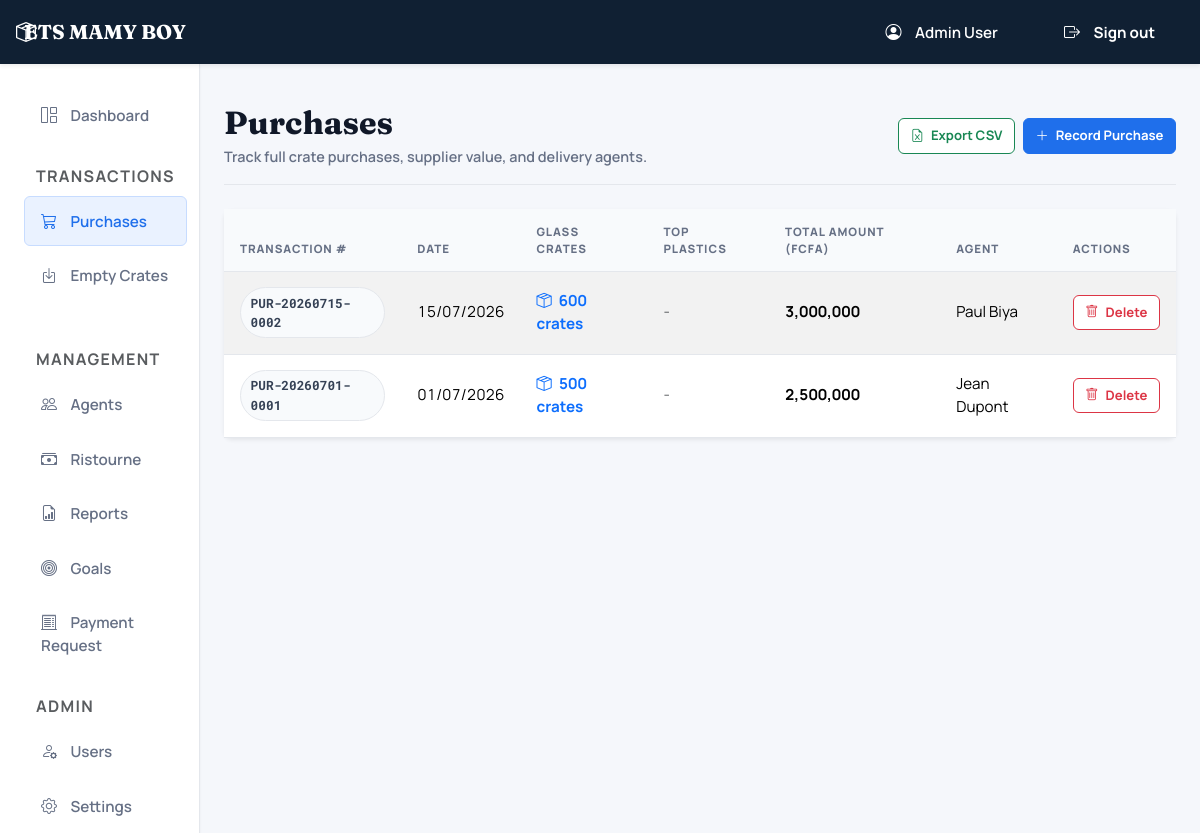
Screenshot of /purchases (signed in) with the database file from the repository.
### tables this page shows
CREATE TABLE `purchases` (
  `id` int NOT NULL AUTO_INCREMENT,
  `transaction_number` varchar(50) NOT NULL,
  `purchase_date` date NOT NULL,
  `crates` int NOT NULL,
  `top_units` int NOT NULL DEFAULT '0',
  `product_type` enum('STANDARD','TOP') NOT NULL DEFAULT 'STANDARD',
  `amount` decimal(15,2) NOT NULL,
  `agent_id` int NOT NULL,
  `receipt_number` varchar(100) DEFAULT NULL,
  `receipt_path` varchar(255) DEFAULT NULL,
  `ristourne_rate_id` int NOT NULL,
  `notes` text,
  `created_by` int NOT NULL,
  `created_at` timestamp NULL DEFAULT CURRENT_TIMESTAMP,
  `updated_at` timestamp NULL DEFAULT CURRENT_TIMESTAMP ON UPDATE CURRENT_TIMESTAMP,
  `is_reversed` tinyint(1) NOT NULL DEFAULT '0',
  PRIMARY KEY (`id`),
  UNIQUE KEY `transaction_number` (`transaction_number`),
  KEY `agent_id` (`agent_id`),
  KEY `ristourne_rate_id` (`ristourne_rate_id`),
  KEY `created_by` (`created_by`),
  CONSTRAINT `purchases_ibfk_1` FOREIGN KEY (`agent_id`) REFERENCES `agents` (`id`),
  CONSTRAINT `purchases_ibfk_2` FOREIGN KEY (`ristourne_rate_id`) REFERENCES `ristourne_rates` (`id`),
  CONSTRAINT `purchases_ibfk_3` FOREIGN KEY (`created_by`) REFERENCES `users` (`id`),
  CONSTRAINT `purchases_chk_2` CHECK ((`amount` >= 0)),
  CONSTRAINT `purchases_quantity_chk` CHECK (((`crates` > 0) or (`top_units` > 0)))
);

CREATE TABLE `agents` (
  `id` int NOT NULL AUTO_INCREMENT,
  `full_name` varchar(255) NOT NULL,
  `phone_number` varchar(50) DEFAULT NULL,
  `notes` text,
  `status` enum('ACTIVE','INACTIVE') NOT NULL DEFAULT 'ACTIVE',
  `created_at` timestamp NULL DEFAULT CURRENT_TIMESTAMP,
  `updated_at` timestamp NULL DEFAULT CURRENT_TIMESTAMP ON UPDATE CURRENT_TIMESTAMP,
  PRIMARY KEY (`id`)
);

### app/Controllers/PurchaseController.php (called while the page is built, shortened)
<?php
class PurchaseController {
    public function index() {
        $db = Purchase::getConnection();
        $stmt = $db->query("SELECT p.*, a.full_name as agent_name, u.name as user_name FROM purchases p JOIN agents a ON p.agent_id = a.id JOIN users u ON p.created_by = u.id ORDER BY p.purchase_date DESC, p.id DESC LIMIT 50");
        $purchases = $stmt->fetchAll();
        view('purchases.index', [
            'active_menu' => 'purchases',
            'title' => 'Purchases',
            'purchases' => $purchases
        ]);
    }
}

### views/purchases/index.php (the view, shortened to what this page needs)
<div class="page-header d-flex justify-content-between flex-wrap flex-md-nowrap align-items-center pt-3 pb-3 mb-4 border-bottom">
    <div>
        <h1 class="h2 fw-bold mb-1">Purchases</h1>
        <p class="page-kicker mb-0">Track full crate purchases, supplier value, and delivery agents.</p>
    </div>
    <div class="btn-toolbar mb-2 mb-md-0 gap-2">
        <a href="/purchases/export" class="btn btn-sm btn-outline-success">
            <i class="bi bi-file-earmark-excel"></i> Export CSV
        </a>
        <a href="/purchases/create" class="btn btn-sm btn-primary">
            <i class="bi bi-plus-lg"></i> Record Purchase
        </a>
    </div>
</div>
<div class="card border-0 shadow-sm">
    <div class="card-body p-0">
        <div class="table-responsive">
            <table class="table table-striped table-hover align-middle">
                <thead>
                    <tr>
                        <th>Transaction #</th>
                        <th>Date</th>
                        <th>Glass Crates</th>
                        <th>TOP Plastics</th>
                        <th>Total Amount (FCFA)</th>
                        <th>Agent</th>
                        <th>Actions</th>
                    </tr>
                </thead>
                <tbody>
                    <?php if (empty($purchases)): ?>
                        <tr><td colspan="7" class="text-center py-5 text-muted">No purchases recorded yet.</td></tr>
                    <?php else: ?>
                        <?php foreach ($purchases as $purchase): ?>
                            <?php
                                $glass = (int)($purchase['crates'] ?? 0);
                                $top   = (int)($purchase['top_units'] ?? 0);
                            ?>
                            <tr>
                                <td><span class="transaction-badge"><?= htmlspecialchars($purchase['transaction_number']) ?></span></td>
                                <td><?= date('d/m/Y', strtotime($purchase['purchase_date'])) ?></td>
                                <td>
                                    <?php if ($glass > 0): ?>
                                        <span class="fw-bold text-primary"><i class="bi bi-box-seam me-1"></i> <?= number_format($glass) ?> crates</span>
                                    <?php else: ?>
                                        <span class="text-muted">-</span>
                                    <?php endif; ?>
                                </td>
                                <td>
                                    <?php if ($top > 0): ?>
                                        <span class="fw-bold text-warning-emphasis"><i class="bi bi-cup-straw me-1"></i> <?= number_format($top) ?> units</span>
                                    <?php else: ?>
                                        <span class="text-muted">-</span>
                                    <?php endif; ?>
                                </td>
                                <td class="fw-bold"><?= number_format($purchase['amount']) ?></td>
                                <td><?= htmlspecialchars($purchase['agent_name']) ?></td>
                                <td>
                                    <div class="d-flex align-items-center gap-1">
                                        <form action="/purchases/delete" method="POST" onsubmit="return confirm('Are you sure you want to delete purchase entry <?= htmlspecialchars($purchase['transaction_number']) ?>?');">
                                            <button type="submit" class="btn btn-sm btn-outline-danger" title="Delete entry"><i class="bi bi-trash"></i> Delete</button>
                                        </form>
                                    </div>
                                </td>
                            </tr>
                        <?php endforeach; ?>
                    <?php endif; ?>
                </tbody>
            </table>
        </div>
    </div>
</div>
<?php
require BASE_PATH . '/views/layouts/main.php';
?>

### public/assets/css/style.css (style rules this page uses)
:root { --primary-color: #1f6feb; --primary-hover: #195fcb; --primary-soft: #eaf2ff; --secondary-color: #667085; --success-color: #16a34a; --danger-color: #dc2626; --warning-color: #d97706; --info-color: #0891b2; --accent-color: #7c3aed; --bg-main: #f5f7fb; --bg-card: #ffffff; --bg-subtle: #f8fafc; --text-main: #101828; --text-muted: #667085; --border-color: #e4e7ec; --shadow-sm: 0 1px 2px rgb(16 24 40 / 0.06); --shadow-md: 0 8px 20px rgb(16 24 40 / 0.08); --shadow-lg: 0 18px 36px rgb(16 24 40 / 0.12); --radius-sm: 4px; --radius-md: 6px; --radius-lg: 8px; --font-ui: 'Manrope', system-ui, -apple-system, BlinkMacSystemFont, 'Segoe UI', sans-serif; --font-display: 'Fraunces', Georgia, serif; --font-mono: 'Roboto Mono', 'SFMono-Regular', Consolas, monospace; }
* { min-width: 0; }
html { scroll-behavior: smooth; }
body { font-family: var(--font-ui); background: var(--bg-main); color: var(--text-main); font-size: 0.95rem; line-height: 1.5; }
a { transition: color 0.18s ease, background-color 0.18s ease, border-color 0.18s ease, box-shadow 0.18s ease; }
h1, h2, .h1, .h2 { font-family: var(--font-display); font-weight: 750 !important; letter-spacing: 0; }
.page-header, .border-bottom { border-color: var(--border-color) !important; }
.page-kicker { color: var(--text-muted); font-size: 0.9rem; font-weight: 600; }
.card { background: var(--bg-card); border: 1px solid var(--border-color); border-radius: var(--radius-lg); box-shadow: var(--shadow-sm); }
.card-body { padding: 1.25rem; }
.btn { border-radius: var(--radius-md); font-weight: 700; padding: 0.62rem 1rem; display: inline-flex; align-items: center; justify-content: center; gap: 0.45rem; white-space: nowrap; letter-spacing: 0; }
.btn-sm { padding: 0.42rem 0.72rem; font-size: 0.82rem; }
.btn-primary { background-color: var(--primary-color); border-color: var(--primary-color); }
.btn-outline-secondary, .btn-outline-success, .btn-outline-primary, .btn-outline-info, .btn-outline-danger { background: #ffffff; }
.table { margin-bottom: 0; color: var(--text-main); }
.table th { padding: 0.85rem 1rem; color: var(--text-muted); font-size: 0.72rem; font-weight: 800; text-transform: uppercase; letter-spacing: 0.08em; background: var(--bg-subtle); border-bottom: 1px solid var(--border-color); }
.table td { padding: 0.95rem 1rem; vertical-align: middle; border-color: var(--border-color); font-variant-numeric: tabular-nums; }
.transaction-badge { font-family: var(--font-mono); display: inline-flex; align-items: center; max-width: 100%; border: 1px solid var(--border-color); border-radius: 999px; background: var(--bg-subtle); color: #344054; font-size: 0.8rem; font-weight: 800; padding: 0.35rem 0.6rem; }

### rows the page displays
purchases: transaction_number "PUR-20260715-0002", purchase_date "15/07/2026", crates "600", amount "3,000,000", agent.full_name "Paul Biya"
purchases: transaction_number "PUR-20260701-0001", purchase_date "01/07/2026", crates "500", amount "2,500,000", agent.full_name "Jean Dupont"

### other values shown
$_SESSION['user_name'] "Admin User"
